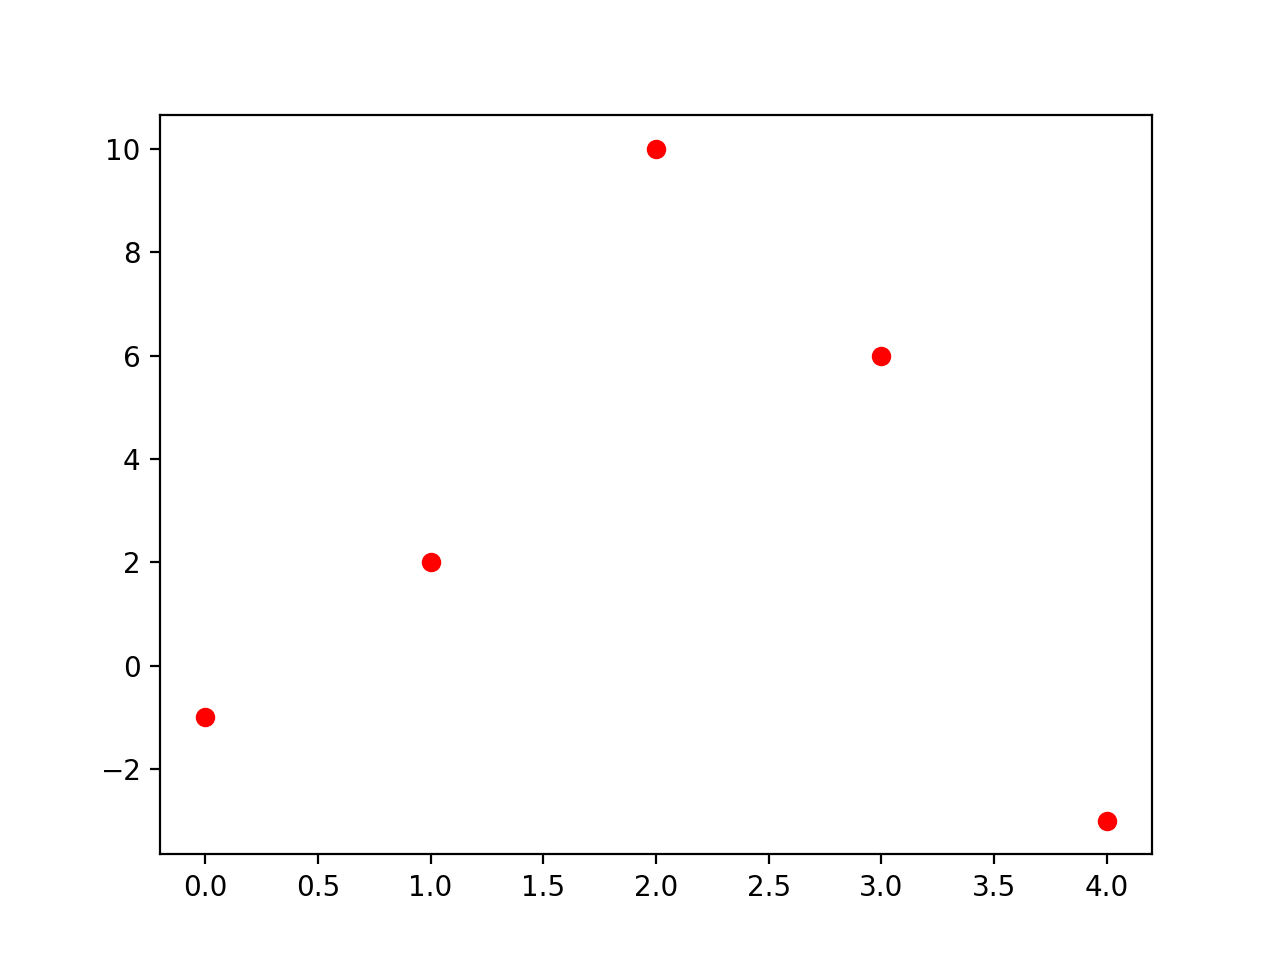

Recreate this plot in Python.
# file name: plot_list_data_1.py
import matplotlib.pyplot as plt
import numpy as np
a=np.array([-1,2,10,6,-3])
#a=[-1,2,10,6,-3] or you can simply use the list.
plt.plot(a, "or") # "o" here stands for point and "r" here stands for the red color in the plot.
plt.show()
plt.clf() # you can use clf() function to clear the previous plot and go for the next (once you close the plot)!
plt.plot(a, "ob") # 'b' stands for blue.
plt.show()
